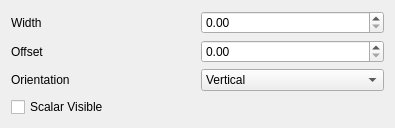
<?xml version="1.0" encoding="UTF-8"?>
<ui version="4.0">
 <class>BarPlotSettings</class>
 <widget class="QWidget" name="BarPlotSettings">
  <property name="geometry">
   <rect>
    <x>0</x>
    <y>0</y>
    <width>395</width>
    <height>114</height>
   </rect>
  </property>
  <property name="windowTitle">
   <string>Form</string>
  </property>
  <layout class="QGridLayout" name="gridLayout_2">
   <item row="0" column="0">
    <layout class="QGridLayout" name="gridLayout">
     <item row="1" column="0">
      <widget class="QLabel" name="label_2">
       <property name="text">
        <string>Offset</string>
       </property>
      </widget>
     </item>
     <item row="0" column="0">
      <widget class="QLabel" name="label">
       <property name="text">
        <string>Width</string>
       </property>
      </widget>
     </item>
     <item row="0" column="1">
      <widget class="QDoubleSpinBox" name="widthSpinBox"/>
     </item>
     <item row="2" column="0">
      <widget class="QLabel" name="label_3">
       <property name="text">
        <string>Orientation</string>
       </property>
      </widget>
     </item>
     <item row="1" column="1">
      <widget class="QDoubleSpinBox" name="offsetSpinBox"/>
     </item>
     <item row="2" column="1">
      <widget class="QComboBox" name="orientationCombo">
       <item>
        <property name="text">
         <string>Vertical</string>
        </property>
       </item>
       <item>
        <property name="text">
         <string>Horizontal</string>
        </property>
       </item>
      </widget>
     </item>
     <item row="3" column="0">
      <widget class="QCheckBox" name="scalarVisibleCheckBox">
       <property name="text">
        <string>Scalar Visible</string>
       </property>
      </widget>
     </item>
    </layout>
   </item>
  </layout>
 </widget>
 <resources/>
 <connections/>
</ui>
